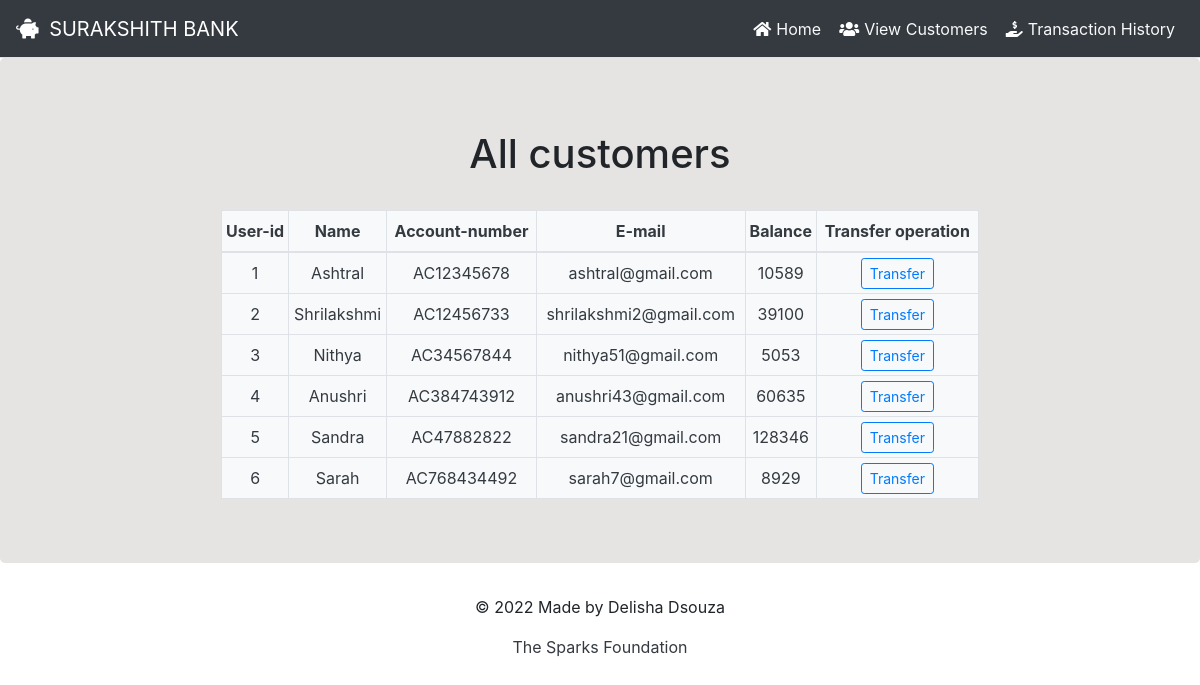
The page /customers.php on the database its author committed.
### tables this page shows
CREATE TABLE `customer` (
  `userid` int(11) NOT NULL,
  `name` varchar(15) NOT NULL,
  `acc_number` varchar(25) NOT NULL,
  `email` varchar(25) NOT NULL,
  `balance` float NOT NULL
);

### customers.php (the view, shortened to what this page needs)
<?php
  include 'sql_connect.php';
  require_once "./header.php";
  $sql = "SELECT * FROM customer";
  $result = mysqli_query($conn,$sql);
?>
<!DOCTYPE html>
<html>
    <head>
        <link rel="stylesheet" href="https://maxcdn.bootstrapcdn.com/bootstrap/4.0.0/css/bootstrap.min.css">
        <link rel="stylesheet" href="http://maxcdn.bootstrapcdn.com/font-awesome/4.3.0/css/font-awesome.min.css">
        <link rel="stylesheet" href="https://maxcdn.bootstrapcdn.com/bootstrap/4.5.2/css/bootstrap.min.css">
    </head>
<body >
  </body>
</html>
<div class="jumbotron text-center "  style="background-color:#E5E4E2;">
  <h1 class="text-center pt-2" >All customers</h1>
  <br>
  <div class="row" >
    <div class="col ">
      <div class="table-responsive ">
        <table class="container col-sm-8 text-center table-hover mx-auto table-condensed  table-bordered bg-light text-dark ">
          <thead>
            <tr >
              <th scope="col" class="text-center py-2">User-id</th>
              <th scope="col" class="text-center py-2">Name</th>
              <th scope="col" class="text-center py-2">Account-number</th>
              <th scope="col" class="text-center py-2">E-mail</th>
              <th scope="col" class="text-center py-2">Balance</th>
              <th scope="col" class="text-center py-2">Transfer operation</th>
            </tr>
          </thead>
          <tbody>
            <?php
            while($rows=mysqli_fetch_assoc($result)){
            ?>
              <td scope="col" class="text-center py-2"><?php echo $rows['userid'] ?></td>
              <td scope="col" class="text-center py-2"><?php echo $rows['name']?></td>
              <td scope="col" class="text-center py-2"><?php echo $rows['acc_number']?></td>
              <td scope="col" class="text-center py-2"><?php echo $rows['email']?></td>
              <td scope="col" class="text-center py-2"><?php echo $rows['balance']?></td>
              <td id="button"><a href="transfer.php?id= <?php echo $rows['userid'] ;?>"> <button type="button" class="btn btn-outline-primary btn-sm">Transfer</button></a></td>
            <?php
             }
            ?>
            </tbody>
              </table>
        </div>
      </div>
  </div>
</div>
<div >
<?php
    include "./footer.php";
?>

### header.php (shortened to what this page needs)
<!DOCTYPE html>
<html lang="en">
<head>
  <link rel="stylesheet" href="https://maxcdn.bootstrapcdn.com/bootstrap/4.5.2/css/bootstrap.min.css">
  <link rel="stylesheet" href="https://use.fontawesome.com/releases/v5.7.0/css/all.css">
</head>
<body >
<nav class="navbar nav-tabs  navbar-expand-sm bg-dark navbar-dark ">
  <a class="navbar-brand" href="index.php"><i class='fas fa-piggy-bank' style='color:white; padding-right:5px;'></i> SURAKSHITH BANK</a>
  <ul class="navbar-nav ml-auto">
    <li class="nav-item">
      <a class="nav-link text-light " href="index.php"><i class='fas fa-home' style='color:white; padding-right:5px;'></i>Home</a>
    </li>
    <li class="nav-item">
      <a class="nav-link text-light" href="customers.php"><i class='fas fa-users' style='color:white; padding-right:5px;'></i>View Customers</a>
    </li>
    <li class="nav-item">
      <a class="nav-link text-light " href="history.php"><i class='fas fa-hand-holding-usd' style='color:white; padding-right:5px;'></i>Transaction History</a>
    </li>
  </ul>
</nav>
</body>
</html>

### footer.php (shortened to what this page needs)
  <link rel="stylesheet" href="https://maxcdn.bootstrapcdn.com/bootstrap/4.5.2/css/bootstrap.min.css">
<footer>
    <div class=" max-width  text-black text-center" style="margin-bottom:0">
    <p>© 2022 Made by Delisha Dsouza </p>
    <a href="https://www.thesparksfoundationsingapore.org/" class="text-dark">The Sparks Foundation</a>
    </div>
</footer>
</div>
</body>
</html>

### rows shown on the page
customer: userid "1", name "Ashtral", acc_number "AC12345678", email "ashtral@gmail.com", balance "10589"
customer: userid "2", name "Shrilakshmi", acc_number "AC12456733", email "shrilakshmi2@gmail.com", balance "39100"
customer: userid "3", name "Nithya", acc_number "AC34567844", email "nithya51@gmail.com", balance "5053"
customer: userid "4", name "Anushri", acc_number "AC384743912", email "anushri43@gmail.com", balance "60635"
customer: userid "5", name "Sandra", acc_number "AC47882822", email "sandra21@gmail.com", balance "128346"
customer: userid "6", name "Sarah", acc_number "AC768434492", email "sarah7@gmail.com", balance "8929"
